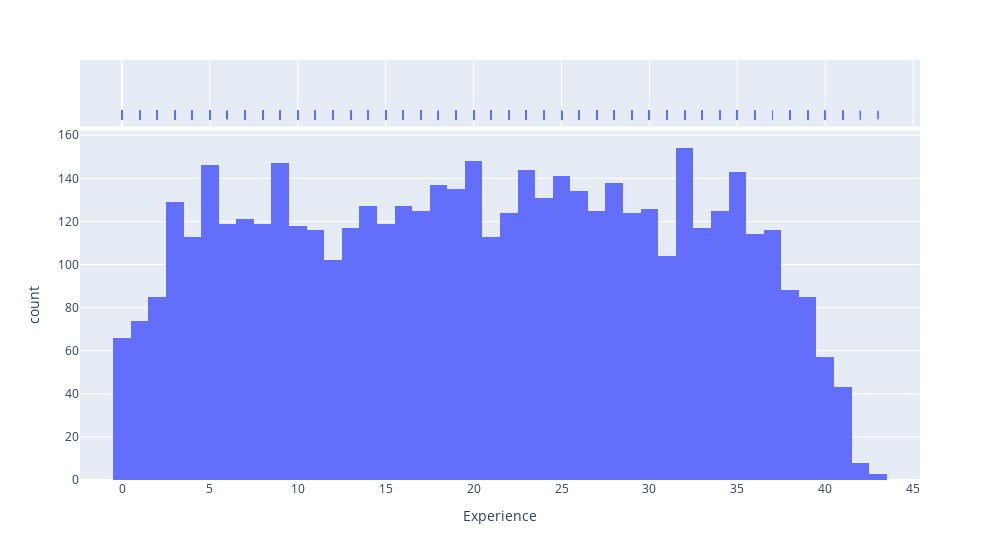

Notebook cell for this chart:
### Markdown cell above
#### Note: Dropping observations (rows) that have Experience in negative values (data errors) and validating them (in the chart below)

### Code cell
fig = px.histogram(df, x='Experience', marginal='rug', width=1000)
fig.show()

### Figure 1 — Plotly figure (JSON) as saved in the notebook; plotly's stock layout.template omitted (floating-point values rounded to 4 significant figures; data arrays with more than 128 entries replaced by an {"elided": "..."} marker saying what was removed)
{"data": [{"alignmentgroup": "True", "bingroup": "x", "hovertemplate": "Experience=%{x}<br>count=%{y}<extra></extra>", "legendgroup": "", "marker": {"color": "#636efa"}, "name": "", "offsetgroup": "", "orientation": "v", "showlegend": false, "type": "histogram", "x": {"elided": "4947 int values"}, "xaxis": "x", "yaxis": "y"}, {"alignmentgroup": "True", "boxpoints": "all", "fillcolor": "rgba(255,255,255,0)", "hoveron": "points", "hovertemplate": "Experience=%{x}<extra></extra>", "jitter": 0, "legendgroup": "", "line": {"color": "rgba(255,255,255,0)"}, "marker": {"color": "#636efa", "symbol": "line-ns-open"}, "name": "", "offsetgroup": "", "showlegend": false, "type": "box", "x": {"elided": "4947 int values"}, "xaxis": "x2", "yaxis": "y2"}], "layout": {"barmode": "relative", "legend": {"tracegroupgap": 0}, "margin": {"t": 60}, "width": 1000, "xaxis": {"anchor": "y", "domain": [0, 1], "title": {"text": "Experience"}}, "xaxis2": {"anchor": "y2", "domain": [0, 1], "matches": "x", "showgrid": true, "showticklabels": false}, "yaxis": {"anchor": "x", "domain": [0, 0.8316], "title": {"text": "count"}}, "yaxis2": {"anchor": "x2", "domain": [0.8416, 1], "matches": "y2", "showgrid": false, "showline": false, "showticklabels": false, "ticks": ""}}}
